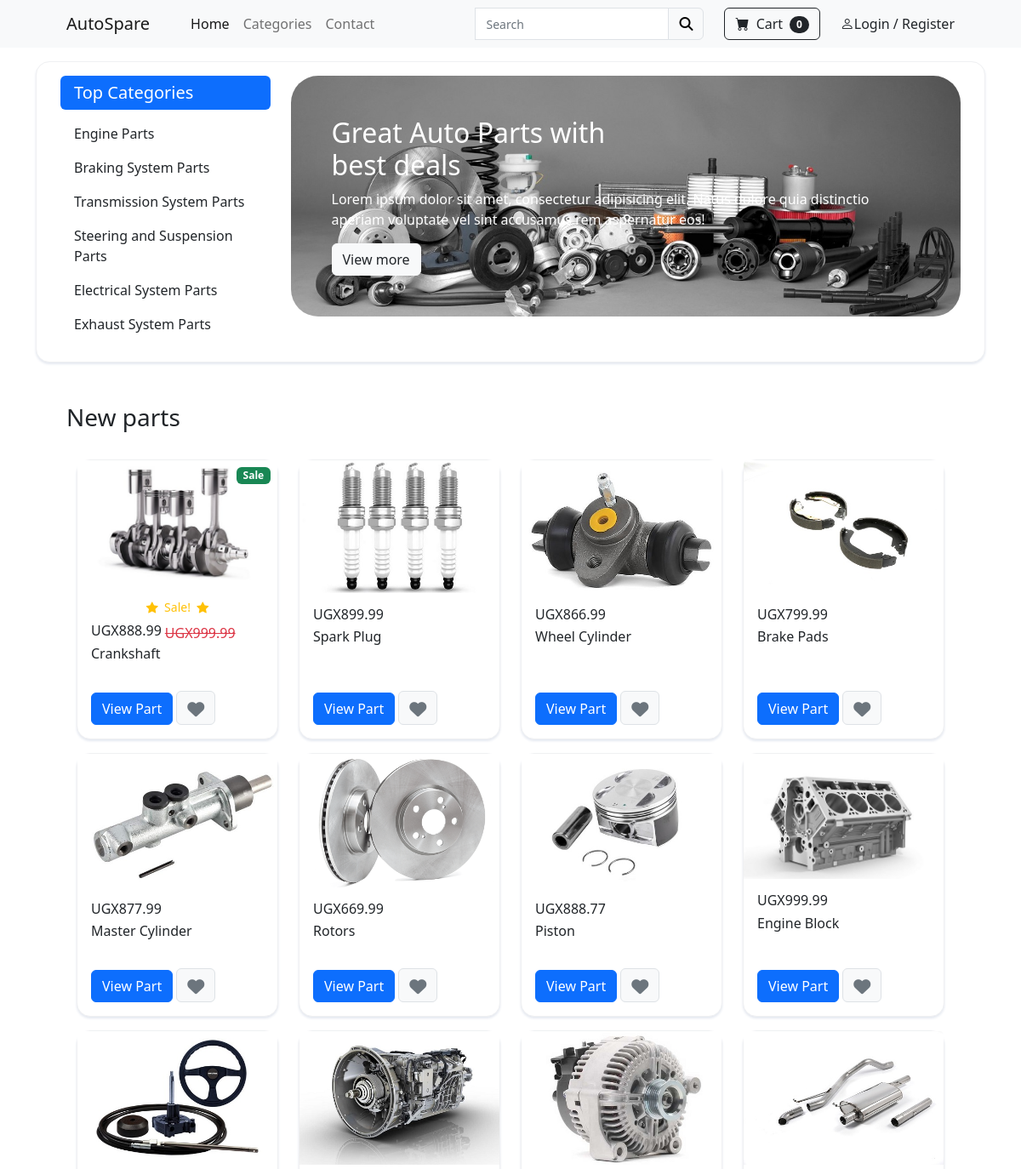
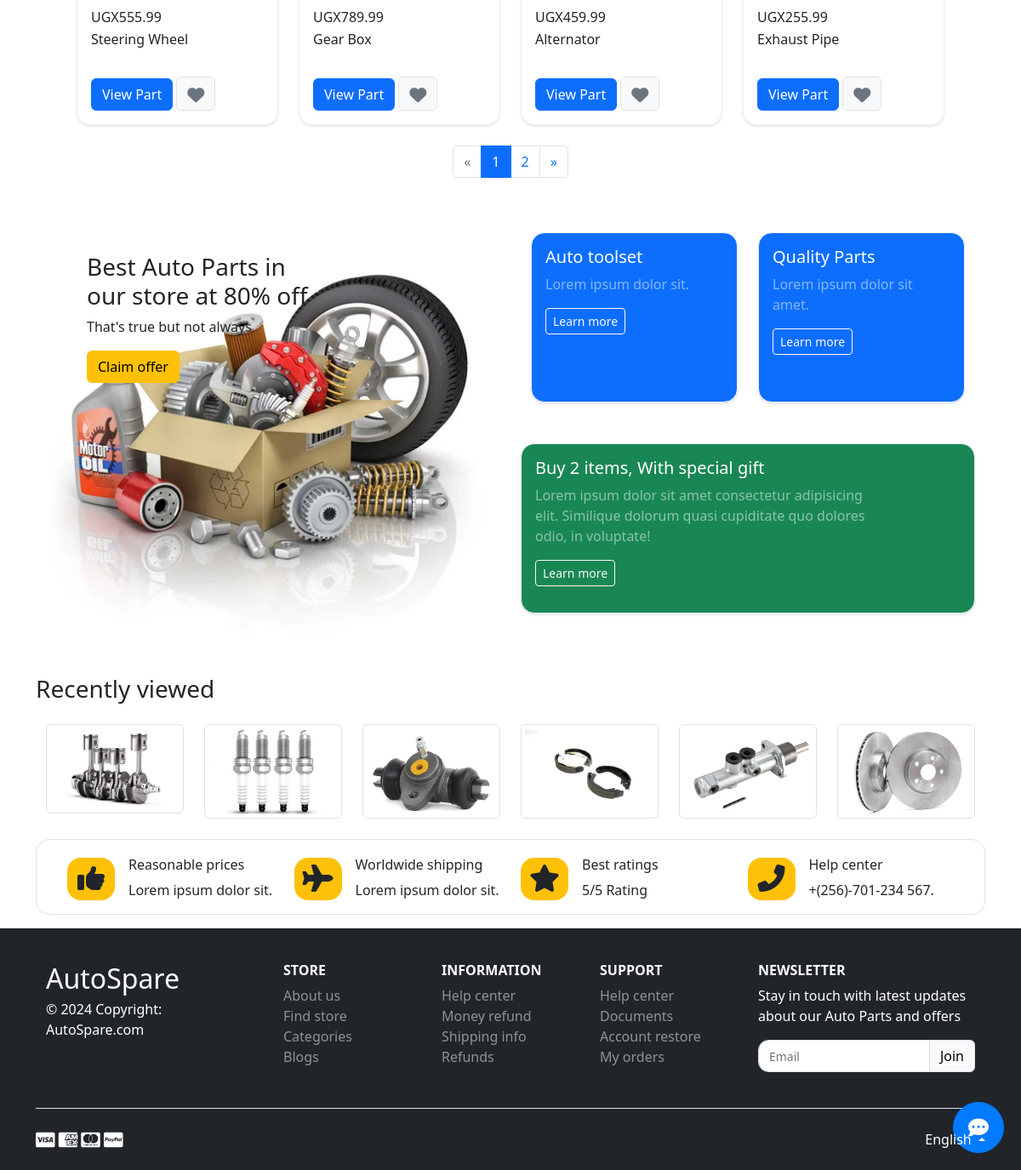
The page / on the database its author committed (2 pictures, top to bottom).
### store/models.py (models this page shows, shortened)
class Part(models.Model):
    name = models.CharField(max_length=255)
    price = models.DecimalField(default=0, decimal_places=2, max_digits=15)
    category = models.ForeignKey(Category, on_delete=models.CASCADE, default=1)
    description = models.CharField(max_length=250, default='', blank=True, null=True)
    image = models.ImageField(upload_to='uploads/part/')
    is_sale = models.BooleanField(default=False)
    sale_price = models.DecimalField(default=0, decimal_places=2, max_digits=15)

### store/views.py (the view)
# urls.py: 2. Add a URL to urlpatterns:  path('', views.home, name='home')
def home(request):
    parts = Part.objects.all()
    return render(request, 'home.html', {'parts':parts})

### store/templates/home.html
{% extends 'base.html' %}
{% block content %}
<section class="mt-3">
    <div class="container">
        <main class="card p-3 shadow-2-strong">
            <div class="row">
                <div class="col-lg-3">
                    <nav class="nav flex-column nav-pills mb-md-2">
                        <h5><a class="nav-link py-2 bg-primary text-white ps-3 my-0" aria-current="page" href="#">Top
                                Categories</a></h5>
                        <a class="nav-link my-0 py-2 ps-3 bg-white text-dark"
                            href="{% url 'category' 'Engine-Parts' %}">Engine Parts</a>
                        <a class="nav-link my-0 py-2 ps-3 bg-white text-dark"
                            href="{% url 'category' 'Braking-Parts' %}">Braking System
                            Parts</a>
                        <a class="nav-link my-0 py-2 ps-3 bg-white text-dark"
                            href="{% url 'category' 'Transmission-Parts' %}">Transmission
                            System Parts</a>
                        <a class="nav-link my-0 py-2 ps-3 bg-white text-dark"
                            href="{% url 'category' 'Steering-Parts' %}">Steering and
                            Suspension
                            Parts</a>
                        <a class="nav-link my-0 py-2 ps-3 bg-white text-dark"
                            href="{% url 'category' 'Electrical-Parts' %}">Electrical
                            System Parts</a>
                        <a class="nav-link my-0 py-2 ps-3 bg-white text-dark"
                            href="{% url 'category' 'Exhaust-Parts' %}">Exhaust System
                            Parts</a>
                    </nav>
                </div>
                <div class="col-lg-9">
                    <div class="card-banner h-auto p-5 rounded-5"
                        style="height: 350px;background-size: cover;background-position: center;width: 100%;background-repeat: no-repeat;top: 50%;background-image: url('../../static/assets/Parts-Banner-2.jpg');">
                        <div>
                            <h2 class="text-white">
                                Great Auto Parts with <br />
                                best deals
                            </h2>
                            <p class="text-white">Lorem ipsum dolor sit amet, consectetur adipisicing elit. Natus
                                dolore quia distinctio aperiam voluptate vel sint accusamus rem aspernatur eos!</p>
                            <a href="#" class="btn btn-light shadow-0 text-dark"> View more </a>
                        </div>
                    </div>
                </div>
            </div>
        </main>
    </div>
</section>
<section class="">
    <div class="container px-4 px-lg-5 mt-5">
        <header class="mb-4">
            <h3>New parts</h3>
        </header>
        <div class="row gx-4 gx-lg-6 row-cols-2 row-cols-md-3 row-cols-xl-4 justify-content-center">
            {% for part in parts %}
            {% if part.is_sale %}
            <div class="col-lg-4 col-md-6 col-sm-6 d-flex">
                <div class="card w-100 my-2 shadow-2-strong">
                    <div class="badge bg-success text-white position-absolute" style="top: 0.5rem; right: 0.5rem;">
                        Sale
                    </div>
                    <img src="{{ part.image.url }}" class="card-img-top" />
                    <div class="card-body d-flex flex-column">
                        <div class="d-flex justify-content-center small text-warning mb-2">
                            <div class="bi-star-fill"></div>
                            &nbsp;&nbsp;Sale!&nbsp;&nbsp;
                            <div class="bi-star-fill"></div>
                        </div>
                        <div class="d-flex flex-row">
                            <h6 class="mb-1 me-1">UGX{{ part.sale_price }}</h6>
                            <span class="text-danger"><s>UGX{{ part.price }}</s></span>
                        </div>
                        <p class="card-text">{{ part.name }}</p>
                        <div class="d-flex align-items-end pt-3 px-0 pb-0 mt-auto">
                            <a href="{% url 'part' part.id %}" class="btn btn-primary shadow-0 me-1">View
                                Part</a>
                            <a href="#!" class="btn btn-light border icon-hover px-2 pt-2"><i
                                    class="fas fa-heart fa-lg text-secondary px-1"></i></a>
                        </div>
                    </div>
                </div>
            </div>
            {% else %}
            <div class="col-lg-4 col-md-6 col-sm-6 d-flex">
                <div class="card w-100 my-2 shadow-2-strong">
                    <img src="{{ part.image.url }}" class="card-img-top" />
                    <div class="card-body d-flex flex-column">
                        <div class="d-flex flex-row">
                            <h6 class="mb-1 me-1">UGX{{ part.price }}</h6>
                        </div>
                        <p class="card-text">{{ part.name }}</p>
                        <div class="d-flex align-items-end pt-3 px-0 pb-0 mt-auto">
                            <a href="{% url 'part' part.id %}" class="btn btn-primary shadow-0 me-1">View
                                Part</a>
                            <a href="#!" class="btn btn-light border icon-hover px-2 pt-2"><i
                                    class="fas fa-heart fa-lg text-secondary px-1"></i></a>
                        </div>
                    </div>
                </div>
            </div>
            {% endif %}
            {% endfor %}
        </div>
    </div>
</section>
<nav aria-label="Page navigation example" class="d-flex justify-content-center mt-3">
    <ul class="pagination">
        <li class="page-item disabled">
            <a class="page-link" href="#" aria-label="Previous">
                <span aria-hidden="true">&laquo;</span>
            </a>
        </li>
        <li class="page-item active"><a class="page-link" href="#">1</a></li>
        <li class="page-item"><a class="page-link" href="#">2</a></li>
        <li class="page-item">
            <a class="page-link" href="#" aria-label="Next">
                <span aria-hidden="true">&raquo;</span>
            </a>
        </li>
    </ul>
</nav>
<section class="">
    <div class="container">
        <div class="row gy-4">
            <div class="col-lg-6">
                <div class="card-banner bg-gray h-100"
                    style="min-height: 200px;background-size: cover;background-position: center;width: 100%;background-repeat: no-repeat;top: 50%;background-image: url('../../static/assets/offer.jpg');">
                    <div class="p-3 p-lg-5" style="max-width: 70%;">
                        <h3 class="text-dark">Best Auto Parts in our store at 80% off</h3>
                        <p>That's true but not always</p>
                        <button class="btn btn-warning shadow-0" href="#"> Claim offer </button>
                    </div>
                </div>
            </div>
            <div class="col-lg-6">
                <div class="row mb-3 mb-sm-4 g-3 g-sm-4">
                    <div class="col-6 d-flex">
                        <div class="card w-100 bg-primary" style="min-height: 200px;">
                            <div class="card-body">
                                <h5 class="text-white">Auto toolset</h5>
                                <p class="text-white-50">Lorem ipsum dolor sit.</p>
                                <a class="btn btn-outline-light btn-sm" href="#">Learn more</a>
                            </div>
                        </div>
                    </div>
                    <div class="col-6 d-flex">
                        <div class="card w-100 bg-primary" style="min-height: 200px;">
                            <div class="card-body">
                                <h5 class="text-white">Quality Parts</h5>
                                <p class="text-white-50">Lorem ipsum dolor sit amet.</p>
                                <a class="btn btn-outline-light btn-sm" href="#">Learn more</a>
                            </div>
                        </div>
                    </div>
                </div>
                <div class="card bg-success" style="min-height: 200px;">
                    <div class="card-body">
                        <h5 class="text-white">Buy 2 items, With special gift</h5>
                        <p class="text-white-50" style="max-width: 400px;">Lorem ipsum dolor sit amet consectetur
                            adipisicing elit. Similique dolorum quasi cupiditate quo dolores odio, in voluptate!</p>
                        <a class="btn btn-outline-light btn-sm" href="#">Learn more</a>
                    </div>
                </div>
            </div>
        </div>
    </div>
</section>
<section class="mt-5 mb-4">
    <div class="container text-dark">
        <header class="">
            <h3 class="section-title">Recently viewed</h3>
        </header>
        <div class="row gy-3">
            {% for part in parts|slice:":6" %}
            <div class="col-lg-2 col-md-4 col-4">
                <a href="#" class="img-wrap">
                    <img height="200" width="200" class="img-thumbnail" src="{{ part.image.url }}" alt="..." />
                </a>
            </div>
            {% endfor %}
        </div>
    </div>
</section>
<section>
    <div class="container">
        <div class="px-4 pt-3 border rounded-4">
            <div class="row pt-1">
                <div class="col-lg-3 col-md-6 mb-3 d-flex">
                    <div class="d-flex align-items-center">
                        <div class="bg-warning p-2 rounded-4 me-3">
                            <i class="fas fa-thumbs-up fa-2x fa-fw"></i>
                        </div>
                        <span class="info">
                            <h6 class="title">Reasonable prices</h6>
                            <p class="mb-0">Lorem ipsum dolor sit.</p>
                        </span>
                    </div>
                </div>
                <div class="col-lg-3 col-md-6 mb-3 d-flex">
                    <div class="d-flex align-items-center">
                        <div class="bg-warning p-2 rounded-4 me-3">
                            <i class="fas fa-plane fa-2x fa-fw"></i>
                        </div>
                        <span class="info">
                            <h6 class="title">Worldwide shipping</h6>
                            <p class="mb-0">Lorem ipsum dolor sit.</p>
                        </span>
                    </div>
                </div>
                <div class="col-lg-3 col-md-6 mb-3 d-flex">
                    <div class="d-flex align-items-center">
                        <div class="bg-warning p-2 rounded-4 me-3">
                            <i class="fas fa-star fa-2x fa-fw"></i>
                        </div>
                        <span class="info">
                            <h6 class="title">Best ratings</h6>
                            <p class="mb-0">5/5 Rating</p>
                        </span>
                    </div>
                </div>
                <div class="col-lg-3 col-md-6 mb-3 d-flex">
                    <div class="d-flex align-items-center">
                        <div class="bg-warning p-2 rounded-4 me-3">
                            <i class="fa-solid fa-phone-flip fa-2x fa-fw"></i>
                        </div>
                        <span class="info">
                            <h6 class="title">Help center</h6>
                            <p class="mb-0">+(256)-701-234 567.</p>
                        </span>
                    </div>
                </div>
            </div>
        </div>
    </div>
</section>
{% endblock %}

### rows shown on the page
Part: image (picture), sale_price "888.99", price "999.99", name "Crankshaft"
Part: image (picture), price "899.99", name "Spark Plug"
Part: image (picture), price "866.99", name "Wheel Cylinder"
Part: image (picture), price "799.99", name "Brake Pads"
Part: image (picture), price "877.99", name "Master Cylinder"
Part: image (picture), price "669.99", name "Rotors"
Part: image (picture), price "888.77", name "Piston"
Part: image (picture), price "999.99", name "Engine Block"
Part: image (picture), price "555.99", name "Steering Wheel"
Part: image (picture), price "789.99", name "Gear Box"
Part: image (picture), price "459.99", name "Alternator"
Part: image (picture), price "255.99", name "Exhaust Pipe"

### other values the page prints
{{ cart|length }} "0"
